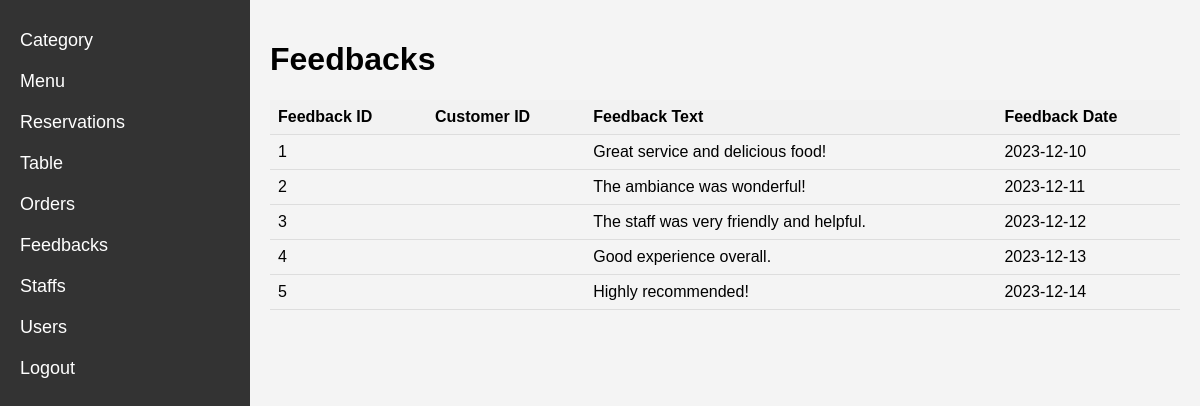
Screenshot of /view_feedback.php with the database file from the repository.
### tables this page shows
CREATE TABLE `Feedback` (
  `feedback_id` int(11) NOT NULL,
  `customer_id` int(11) DEFAULT NULL,
  `feedback_text` text DEFAULT NULL,
  `feedback_date` date DEFAULT NULL
);

### view_feedback.php (the view, shortened to what this page needs)
<!DOCTYPE html>
<html lang="en">
<head>
</head>
<body>
    <div class="sidebar">
    <a href="create_category.php">Category</a>
        <a href="add_menu_item.php">Menu</a>
        <a href="view_reservations.php">Reservations</a>
        <a href="view_tables.php">Table</a>
        <a href="view_orders.php">Orders</a>
        <a href="view_feedback.php">Feedbacks</a>
        <a href="view_staffs.php">Staffs</a>
        <a href="view_customer.php">Users</a>
        <a href="logout.php" class="logout">Logout</a>
    </div>
    <div class="content">
        <h1>Feedbacks</h1>
        <table>
            <tr>
                <th>Feedback ID</th>
                <th>Customer ID</th>
                <th>Feedback Text</th>
                <th>Feedback Date</th>
            </tr>
            <?php
            $servername = "localhost";
            $username = "root";
            $password = "";
            $dbname = "updated";
            $conn = new mysqli($servername, $username, $password, $dbname);
            $sql = "SELECT * FROM Feedback";
            $result = $conn->query($sql);
            if ($result->num_rows > 0) {
                while ($row = $result->fetch_assoc()) {
                    echo "<tr>
                        <td>" . $row["feedback_id"] . "</td>
                        <td>" . $row["customer_id"] . "</td>
                        <td>" . $row["feedback_text"] . "</td>
                        <td>" . $row["feedback_date"] . "</td>
                    </tr>";
                }
            } else {
                echo "<tr><td colspan='4'>No feedback found</td></tr>";
            }
            ?>
        </table>
    </div>
</body>
</html>

### view_feedback.php (style rules this page uses)
body { font-family: Arial, sans-serif; margin: 0; padding: 0; background-color: #f4f4f4; }
.sidebar { height: 100vh; width: 250px; position: fixed; top: 0; left: 0; background-color: #333; padding-top: 20px; color: white; }
.sidebar a { display: block; padding: 10px 20px; text-decoration: none; font-size: 18px; color: white; transition: 0.3s; }
.content { margin-left: 250px; padding: 20px; }
table { width: 100%; border-collapse: collapse; }
th, td { padding: 8px; text-align: left; border-bottom: 1px solid #ddd; }
th { background-color: #f2f2f2; }

### rows the page displays
feedback: feedback_id "1", feedback_text "Great service and delicious food!", feedback_date "2023-12-10"
feedback: feedback_id "2", feedback_text "The ambiance was wonderful!", feedback_date "2023-12-11"
feedback: feedback_id "3", feedback_text "The staff was very friendly and helpful.", feedback_date "2023-12-12"
feedback: feedback_id "4", feedback_text "Good experience overall.", feedback_date "2023-12-13"
feedback: feedback_id "5", feedback_text "Highly recommended!", feedback_date "2023-12-14"
